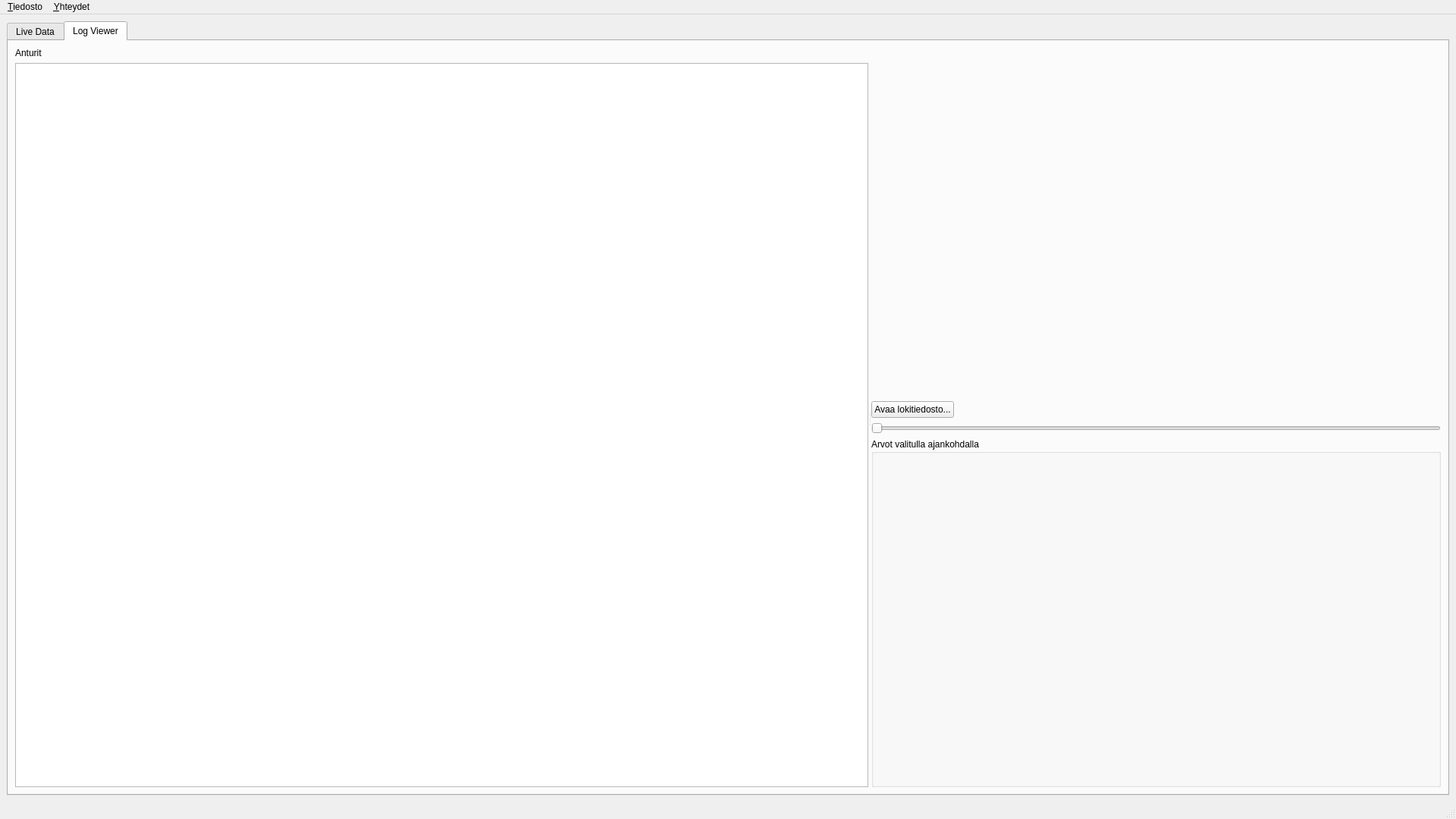
<?xml version="1.0" encoding="UTF-8"?>
<ui version="4.0">
 <class>MainWindow</class>
 <widget class="QMainWindow" name="MainWindow">
  <property name="geometry">
   <rect>
    <x>0</x>
    <y>0</y>
    <width>1920</width>
    <height>1080</height>
   </rect>
  </property>
  <property name="windowTitle">
   <string>Gearmotive Software</string>
  </property>
  <widget class="QWidget" name="centralwidget">
   <layout class="QHBoxLayout" name="horizontalLayout">
    <item>
     <widget class="QTabWidget" name="tabWidget">
      <property name="currentIndex">
       <number>1</number>
      </property>
      <widget class="QWidget" name="liveDataTab">
       <attribute name="title">
        <string>Live Data</string>
       </attribute>
       <layout class="QVBoxLayout" name="verticalLayout">
        <item>
         <layout class="QHBoxLayout" name="PrimaryRow">
          <property name="leftMargin">
           <number>10</number>
          </property>
          <property name="topMargin">
           <number>0</number>
          </property>
          <property name="rightMargin">
           <number>0</number>
          </property>
          <item>
           <layout class="QVBoxLayout" name="Layout1">
            <item>
             <widget class="QLabel" name="Heading1">
              <property name="font">
               <font>
                <pointsize>12</pointsize>
                <bold>true</bold>
               </font>
              </property>
              <property name="styleSheet">
               <string notr="true"/>
              </property>
              <property name="text">
               <string>Oil temperature ( °C )</string>
              </property>
              <property name="alignment">
               <set>Qt::AlignmentFlag::AlignCenter</set>
              </property>
             </widget>
            </item>
            <item>
             <widget class="QLabel" name="OilTemp">
              <property name="font">
               <font>
                <pointsize>22</pointsize>
                <bold>true</bold>
               </font>
              </property>
              <property name="text">
               <string>Null</string>
              </property>
              <property name="alignment">
               <set>Qt::AlignmentFlag::AlignCenter</set>
              </property>
             </widget>
            </item>
           </layout>
          </item>
          <item>
           <layout class="QVBoxLayout" name="Layout2">
            <item>
             <widget class="QLabel" name="Heading2">
              <property name="font">
               <font>
                <pointsize>12</pointsize>
                <bold>true</bold>
               </font>
              </property>
              <property name="styleSheet">
               <string notr="true"/>
              </property>
              <property name="text">
               <string>Primary axle ( RPM ) </string>
              </property>
              <property name="alignment">
               <set>Qt::AlignmentFlag::AlignCenter</set>
              </property>
             </widget>
            </item>
            <item>
             <widget class="QLabel" name="PrimaryAxleRpm">
              <property name="font">
               <font>
                <pointsize>22</pointsize>
                <bold>true</bold>
               </font>
              </property>
              <property name="text">
               <string>Null</string>
              </property>
              <property name="alignment">
               <set>Qt::AlignmentFlag::AlignCenter</set>
              </property>
             </widget>
            </item>
           </layout>
          </item>
          <item>
           <layout class="QVBoxLayout" name="Layout3">
            <item>
             <widget class="QLabel" name="Heading3">
              <property name="font">
               <font>
                <pointsize>12</pointsize>
                <bold>true</bold>
               </font>
              </property>
              <property name="styleSheet">
               <string notr="true"/>
              </property>
              <property name="text">
               <string>Secondary axle ( RPM )</string>
              </property>
              <property name="alignment">
               <set>Qt::AlignmentFlag::AlignCenter</set>
              </property>
             </widget>
            </item>
            <item>
             <widget class="QLabel" name="SecondaryAxleRpm">
              <property name="font">
               <font>
                <pointsize>22</pointsize>
                <bold>true</bold>
               </font>
              </property>
              <property name="text">
               <string>Null</string>
              </property>
              <property name="alignment">
               <set>Qt::AlignmentFlag::AlignCenter</set>
              </property>
             </widget>
            </item>
           </layout>
          </item>
          <item>
           <layout class="QVBoxLayout" name="Layout4">
            <item>
             <widget class="QLabel" name="Heading4">
              <property name="font">
               <font>
                <pointsize>12</pointsize>
                <bold>true</bold>
               </font>
              </property>
              <property name="styleSheet">
               <string notr="true"/>
              </property>
              <property name="text">
               <string>Gearbox torque ( Nm )</string>
              </property>
              <property name="alignment">
               <set>Qt::AlignmentFlag::AlignCenter</set>
              </property>
             </widget>
            </item>
            <item>
             <widget class="QLabel" name="GearboxTorque">
              <property name="font">
               <font>
                <pointsize>22</pointsize>
                <bold>true</bold>
               </font>
              </property>
              <property name="text">
               <string>Null</string>
              </property>
              <property name="alignment">
               <set>Qt::AlignmentFlag::AlignCenter</set>
              </property>
             </widget>
            </item>
           </layout>
          </item>
          <item>
           <layout class="QVBoxLayout" name="Layout5">
            <item>
             <widget class="QLabel" name="Heagin5">
              <property name="font">
               <font>
                <pointsize>12</pointsize>
                <bold>true</bold>
               </font>
              </property>
              <property name="styleSheet">
               <string notr="true"/>
              </property>
              <property name="text">
               <string>Brake torque ( Nm )</string>
              </property>
              <property name="alignment">
               <set>Qt::AlignmentFlag::AlignCenter</set>
              </property>
             </widget>
            </item>
            <item>
             <widget class="QLabel" name="BrakeTorque">
              <property name="font">
               <font>
                <pointsize>22</pointsize>
                <bold>true</bold>
               </font>
              </property>
              <property name="text">
               <string>Null</string>
              </property>
              <property name="alignment">
               <set>Qt::AlignmentFlag::AlignCenter</set>
              </property>
             </widget>
            </item>
           </layout>
          </item>
         </layout>
        </item>
        <item>
         <layout class="QHBoxLayout" name="SecondaryRow">
          <property name="leftMargin">
           <number>10</number>
          </property>
          <property name="topMargin">
           <number>0</number>
          </property>
          <property name="rightMargin">
           <number>0</number>
          </property>
          <item>
           <layout class="QVBoxLayout" name="Layout6">
            <item>
             <widget class="QLabel" name="Heading6">
              <property name="font">
               <font>
                <pointsize>12</pointsize>
                <bold>true</bold>
               </font>
              </property>
              <property name="styleSheet">
               <string notr="true"/>
              </property>
              <property name="text">
               <string>Air temperature ( °C )</string>
              </property>
              <property name="alignment">
               <set>Qt::AlignmentFlag::AlignCenter</set>
              </property>
             </widget>
            </item>
            <item>
             <widget class="QLabel" name="AirTemp">
              <property name="font">
               <font>
                <pointsize>22</pointsize>
                <bold>true</bold>
               </font>
              </property>
              <property name="text">
               <string>Null</string>
              </property>
              <property name="alignment">
               <set>Qt::AlignmentFlag::AlignCenter</set>
              </property>
             </widget>
            </item>
           </layout>
          </item>
          <item>
           <layout class="QVBoxLayout" name="Layout7">
            <item>
             <widget class="QLabel" name="Heading7">
              <property name="font">
               <font>
                <pointsize>12</pointsize>
                <bold>true</bold>
               </font>
              </property>
              <property name="styleSheet">
               <string notr="true"/>
              </property>
              <property name="text">
               <string>asd</string>
              </property>
              <property name="alignment">
               <set>Qt::AlignmentFlag::AlignCenter</set>
              </property>
             </widget>
            </item>
            <item>
             <widget class="QLabel" name="label_7">
              <property name="font">
               <font>
                <pointsize>22</pointsize>
                <bold>true</bold>
               </font>
              </property>
              <property name="text">
               <string>Null</string>
              </property>
              <property name="alignment">
               <set>Qt::AlignmentFlag::AlignCenter</set>
              </property>
             </widget>
            </item>
           </layout>
          </item>
          <item>
           <layout class="QVBoxLayout" name="Layout8">
            <item>
             <widget class="QLabel" name="Heading8">
              <property name="font">
               <font>
                <pointsize>12</pointsize>
                <bold>true</bold>
               </font>
              </property>
              <property name="styleSheet">
               <string notr="true"/>
              </property>
              <property name="text">
               <string>asd</string>
              </property>
              <property name="alignment">
               <set>Qt::AlignmentFlag::AlignCenter</set>
              </property>
             </widget>
            </item>
            <item>
             <widget class="QLabel" name="label_8">
              <property name="font">
               <font>
                <pointsize>22</pointsize>
                <bold>true</bold>
               </font>
              </property>
              <property name="text">
               <string>Null</string>
              </property>
              <property name="alignment">
               <set>Qt::AlignmentFlag::AlignCenter</set>
              </property>
             </widget>
            </item>
           </layout>
          </item>
          <item>
           <layout class="QVBoxLayout" name="Layout9">
            <item>
             <widget class="QLabel" name="Heading9">
              <property name="font">
               <font>
                <pointsize>12</pointsize>
                <bold>true</bold>
               </font>
              </property>
              <property name="styleSheet">
               <string notr="true"/>
              </property>
              <property name="text">
               <string>asd</string>
              </property>
              <property name="alignment">
               <set>Qt::AlignmentFlag::AlignCenter</set>
              </property>
             </widget>
            </item>
            <item>
             <widget class="QLabel" name="label_9">
              <property name="font">
               <font>
                <pointsize>22</pointsize>
                <bold>true</bold>
               </font>
              </property>
              <property name="text">
               <string>Null</string>
              </property>
              <property name="alignment">
               <set>Qt::AlignmentFlag::AlignCenter</set>
              </property>
             </widget>
            </item>
           </layout>
          </item>
          <item>
           <layout class="QVBoxLayout" name="Layout10">
            <item>
             <widget class="QLabel" name="Heading10">
              <property name="font">
               <font>
                <pointsize>12</pointsize>
                <bold>true</bold>
               </font>
              </property>
              <property name="styleSheet">
               <string notr="true"/>
              </property>
              <property name="text">
               <string>asd</string>
              </property>
              <property name="alignment">
               <set>Qt::AlignmentFlag::AlignCenter</set>
              </property>
             </widget>
            </item>
            <item>
             <widget class="QLabel" name="label_10">
              <property name="font">
               <font>
                <pointsize>22</pointsize>
                <bold>true</bold>
               </font>
              </property>
              <property name="text">
               <string>Null</string>
              </property>
              <property name="alignment">
               <set>Qt::AlignmentFlag::AlignCenter</set>
              </property>
             </widget>
            </item>
           </layout>
          </item>
         </layout>
        </item>
       </layout>
      </widget>
      <widget class="QWidget" name="logViewerTab">
       <attribute name="title">
        <string>Log Viewer</string>
       </attribute>
       <layout class="QVBoxLayout" name="verticalLayout_2">
        <item>
         <widget class="QSplitter" name="splitter">
          <property name="orientation">
           <enum>Qt::Orientation::Horizontal</enum>
          </property>
          <widget class="QWidget" name="listContainerWidget" native="true">
           <layout class="QVBoxLayout" name="verticalLayout_3">
            <item>
             <widget class="QLabel" name="label">
              <property name="text">
               <string>Anturit</string>
              </property>
             </widget>
            </item>
            <item>
             <widget class="QListWidget" name="sensorListWidget"/>
            </item>
           </layout>
          </widget>
          <widget class="QWidget" name="chartContainerWidget" native="true">
           <layout class="QVBoxLayout" name="verticalLayout_4">
            <item>
             <widget class="InteractiveChartView" name="chartView" native="true"/>
            </item>
            <item>
             <layout class="QHBoxLayout" name="horizontalLayout_2">
              <item>
               <widget class="QPushButton" name="openLogFileButton">
                <property name="text">
                 <string>Avaa lokitiedosto...</string>
                </property>
               </widget>
              </item>
              <item>
               <spacer name="horizontalSpacer">
                <property name="orientation">
                 <enum>Qt::Orientation::Horizontal</enum>
                </property>
                <property name="sizeHint" stdset="0">
                 <size>
                  <width>40</width>
                  <height>20</height>
                 </size>
                </property>
               </spacer>
              </item>
             </layout>
            </item>
            <item>
             <widget class="QSlider" name="timeSlider">
              <property name="enabled">
               <bool>false</bool>
              </property>
              <property name="orientation">
               <enum>Qt::Orientation::Horizontal</enum>
              </property>
             </widget>
            </item>
            <item>
             <widget class="QGroupBox" name="valuesGroup">
              <property name="title">
               <string>Arvot valitulla ajankohdalla</string>
              </property>
              <layout class="QGridLayout" name="valuesLayout"/>
             </widget>
            </item>
           </layout>
          </widget>
         </widget>
        </item>
       </layout>
      </widget>
     </widget>
    </item>
   </layout>
  </widget>
  <widget class="QMenuBar" name="menubar">
   <property name="geometry">
    <rect>
     <x>0</x>
     <y>0</y>
     <width>1920</width>
     <height>25</height>
    </rect>
   </property>
   <widget class="QMenu" name="menuTiedosto">
    <property name="title">
     <string>&amp;Tiedosto</string>
    </property>
    <addaction name="actionStartLogging"/>
    <addaction name="actionStopLogging"/>
    <addaction name="separator"/>
    <addaction name="actionOpenLogFile"/>
   </widget>
   <widget class="QMenu" name="menuYhteydet">
    <property name="title">
     <string>&amp;Yhteydet</string>
    </property>
    <widget class="QMenu" name="menuBaud_rate">
     <property name="title">
      <string>Baudrate</string>
     </property>
    </widget>
    <widget class="QMenu" name="menuPort_COM">
     <property name="title">
      <string>Port (COM)</string>
     </property>
    </widget>
    <addaction name="menuBaud_rate"/>
    <addaction name="menuPort_COM"/>
    <addaction name="separator"/>
    <addaction name="actionConnect"/>
    <addaction name="actionDisconnect"/>
   </widget>
   <addaction name="menuTiedosto"/>
   <addaction name="menuYhteydet"/>
  </widget>
  <widget class="QStatusBar" name="statusbar"/>
  <action name="actionDisconnect">
   <property name="text">
    <string>Katkaise yhteys</string>
   </property>
  </action>
  <action name="actionConnect">
   <property name="text">
    <string>Yhdistä</string>
   </property>
  </action>
  <action name="actionStartLogging">
   <property name="text">
    <string>&amp;Aloita lokitus...</string>
   </property>
  </action>
  <action name="actionStopLogging">
   <property name="text">
    <string>&amp;Lopeta lokitus</string>
   </property>
   <property name="iconText">
    <string>Lopeta lokitus</string>
   </property>
  </action>
  <action name="actionOpenLogFile">
   <property name="text">
    <string>&amp;Avaa lokitiedosto...</string>
   </property>
  </action>
 </widget>
 <customwidgets>
  <customwidget>
   <class>QChartView</class>
   <extends>QWidget</extends>
   <header>QtCharts/QChartView</header>
  </customwidget>
  <customwidget>
   <class>InteractiveChartView</class>
   <extends>QChartView</extends>
   <header>interactivechartview.h</header>
  </customwidget>
 </customwidgets>
 <resources/>
 <connections/>
</ui>
